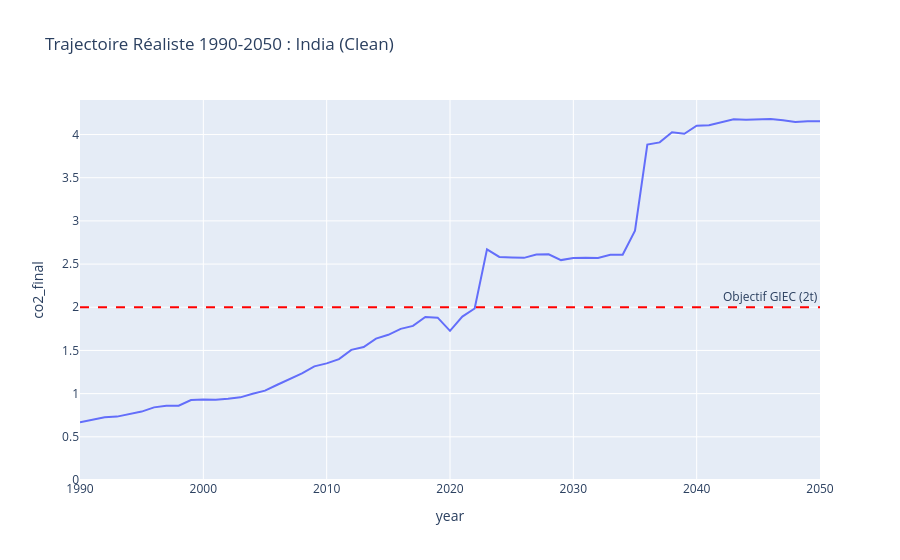

The notebook cell this image was saved under:
### Code cell
# 1. On VIDE proprement la liste pour être sûr qu'aucun résidu des lancements précédents ne reste
projections_realistes = []

taux_croissance_pib = 0.01
taux_croissance_pop = 0.008

# 2. Ta boucle de simulation (corrigée avec gdp_per_capita)
for pays in tous_les_pays:
    df_pays = df_ml[df_ml['country'] == pays]
    row_2022 = df_pays[df_pays['year'] == 2022]
    if row_2022.empty:
        continue
    row_2022 = row_2022.iloc[0]

    df_recent = df_pays[(df_pays['year'] >= 2012) & (df_pays['year'] <= 2022)]
    has_2012 = not df_recent[df_recent['year'] == 2012].empty
    has_2022 = not df_recent[df_recent['year'] == 2022].empty

    if has_2012 and has_2022:
        valeur_2022 = df_recent[df_recent['year'] == 2022]['low_carbon_share_energy'].values[0]
        valeur_2012 = df_recent[df_recent['year'] == 2012]['low_carbon_share_energy'].values[0]
        pente_bas_carbone = (valeur_2022 - valeur_2012) / 10
    else:
        pente_bas_carbone = 0.0

    for annee in range(2023, 2051):
        annees_ecart = annee - 2022
        pib_futur = row_2022['gdp'] * ((1 + taux_croissance_pib) ** annees_ecart)
        pop_future = row_2022['population'] * ((1 + taux_croissance_pop) ** annees_ecart)
        
        # AJOUT CLÉ : Calcul du PIB par habitant pour le futur
        gdp_per_capita_futur = pib_futur / pop_future
        
        bas_carbone_futur = row_2022['low_carbon_share_energy'] + (pente_bas_carbone * annees_ecart)
        bas_carbone_futur = max(0.0, min(100.0, bas_carbone_futur))

        projections_realistes.append({
            'country': pays, 
            'year': annee, 
            'gdp_per_capita': gdp_per_capita_futur, # Mis à jour
            'population': pop_future, 
            'low_carbon_share_energy': bas_carbone_futur
        })

# 3. Création du DataFrame tout neuf
df_futur_realiste = pd.DataFrame(projections_realistes)

# 4. L'IA refait ses prédictions sur les bonnes colonnes
X_futur_realiste = df_futur_realiste[['gdp_per_capita', 'population', 'low_carbon_share_energy']]
df_futur_realiste['co2_per_capita_pred'] = model.predict(X_futur_realiste)

# 5. Préparation des morceaux pour le graphique (Ajusté avec gdp_per_capita)
df_passé = df_ml[['country', 'year', 'gdp_per_capita', 'population', 'low_carbon_share_energy', 'co2_per_capita']].copy()
df_passé = df_passé.rename(columns={'co2_per_capita': 'co2_final'})

df_futur = df_futur_realiste[['country', 'year', 'gdp_per_capita', 'population', 'low_carbon_share_energy', 'co2_per_capita_pred']].copy()
df_futur = df_futur.rename(columns={'co2_per_capita_pred': 'co2_final'})

# 6. Collage final garanti sans doublons
df_total_realiste = pd.concat([df_passé, df_futur], ignore_index=True)

# 7. Affichage direct pour l'Inde
df_zoom_pays = df_total_realiste[df_total_realiste['country'] == "India"]

import plotly.express as px
fig = px.line(df_zoom_pays, x="year", y="co2_final", title="Trajectoire Réaliste 1990-2050 : India (Clean)")
fig.add_hline(y=2, line_dash="dash", line_color="red", annotation_text="Objectif GIEC (2t)")
fig.update_yaxes(rangemode="tozero")
fig.show()

### Figure 1 — Plotly figure (JSON) as saved in the notebook; plotly's stock layout.template omitted (floating-point values rounded to 4 significant figures)
{"data": [{"hovertemplate": "year=%{x}<br>co2_final=%{y}<extra></extra>", "legendgroup": "", "line": {"color": "#636efa", "dash": "solid"}, "marker": {"symbol": "circle"}, "mode": "lines", "name": "", "orientation": "v", "showlegend": false, "type": "scatter", "x": [1990, 1991, 1992, 1993, 1994, 1995, 1996, 1997, 1998, 1999, 2000, 2001, 2002, 2003, 2004, 2005, 2006, 2007, 2008, 2009, 2010, 2011, 2012, 2013, 2014, 2015, 2016, 2017, 2018, 2019, 2020, 2021, 2022, 2023, 2024, 2025, 2026, 2027, 2028, 2029, 2030, 2031, 2032, 2033, 2034, 2035, 2036, 2037, 2038, 2039, 2040, 2041, 2042, 2043, 2044, 2045, 2046, 2047, 2048, 2049, 2050], "xaxis": "x", "y": [0.668, 0.696, 0.726, 0.734, 0.759, 0.792, 0.841, 0.859, 0.86, 0.926, 0.933, 0.929, 0.941, 0.957, 0.999, 1.035, 1.103, 1.17, 1.234, 1.316, 1.35, 1.4, 1.507, 1.54, 1.637, 1.681, 1.75, 1.784, 1.888, 1.88, 1.727, 1.892, 1.986, 2.67, 2.583, 2.576, 2.572, 2.612, 2.613, 2.546, 2.571, 2.573, 2.571, 2.609, 2.609, 2.886, 3.884, 3.909, 4.026, 4.009, 4.101, 4.108, 4.144, 4.176, 4.172, 4.176, 4.18, 4.166, 4.145, 4.152, 4.152], "yaxis": "y"}], "layout": {"annotations": [{"showarrow": false, "text": "Objectif GIEC (2t)", "x": 1, "xanchor": "right", "xref": "x domain", "y": 2, "yanchor": "bottom", "yref": "y"}], "legend": {"tracegroupgap": 0}, "shapes": [{"line": {"color": "red", "dash": "dash"}, "type": "line", "x0": 0, "x1": 1, "xref": "x domain", "y0": 2, "y1": 2, "yref": "y"}], "title": {"text": "Trajectoire Réaliste 1990-2050 : India (Clean)"}, "xaxis": {"anchor": "y", "domain": [0, 1], "title": {"text": "year"}}, "yaxis": {"anchor": "x", "domain": [0, 1], "rangemode": "tozero", "title": {"text": "co2_final"}}}}
